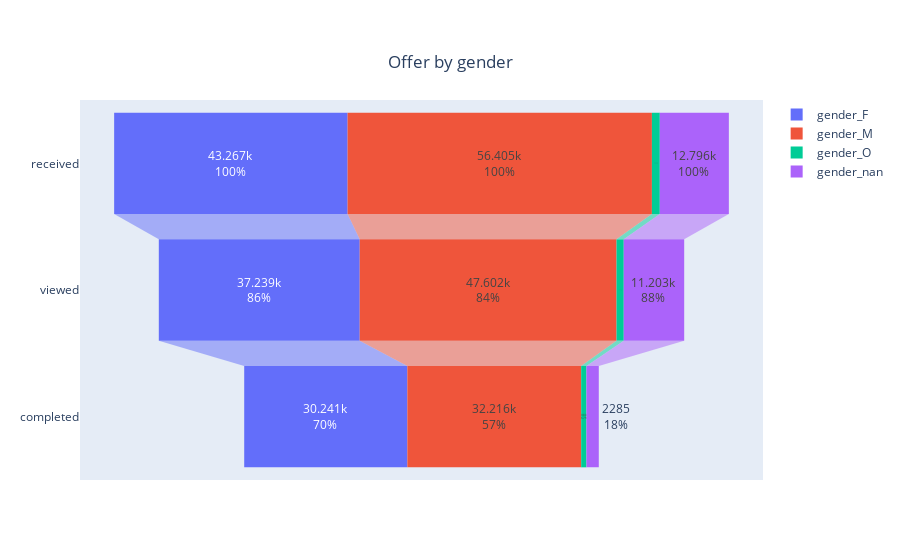

The notebook cell this image was saved under:
### Code cell
visualize.plot_funnel_by_group(df_offer_time, df_profile_gender, 'gender')

### Figure 1 — Plotly figure (JSON) as saved in the notebook; plotly's stock layout.template omitted (floating-point values rounded to 4 significant figures)
{"data": [{"name": "gender_F", "orientation": "h", "textinfo": "value+percent initial", "type": "funnel", "x": [43267, 37239, 30241], "y": ["received", "viewed", "completed"]}, {"name": "gender_M", "orientation": "h", "textinfo": "value+percent initial", "type": "funnel", "x": [56405, 47602, 32216], "y": ["received", "viewed", "completed"]}, {"name": "gender_O", "orientation": "h", "textinfo": "value+percent initial", "type": "funnel", "x": [1466, 1336, 980], "y": ["received", "viewed", "completed"]}, {"name": "gender_nan", "orientation": "h", "textinfo": "value+percent initial", "type": "funnel", "x": [12796, 11203, 2285], "y": ["received", "viewed", "completed"]}], "layout": {"title": {"text": "Offer by gender", "x": 0.5, "xanchor": "center", "y": 0.9, "yanchor": "top"}}}
